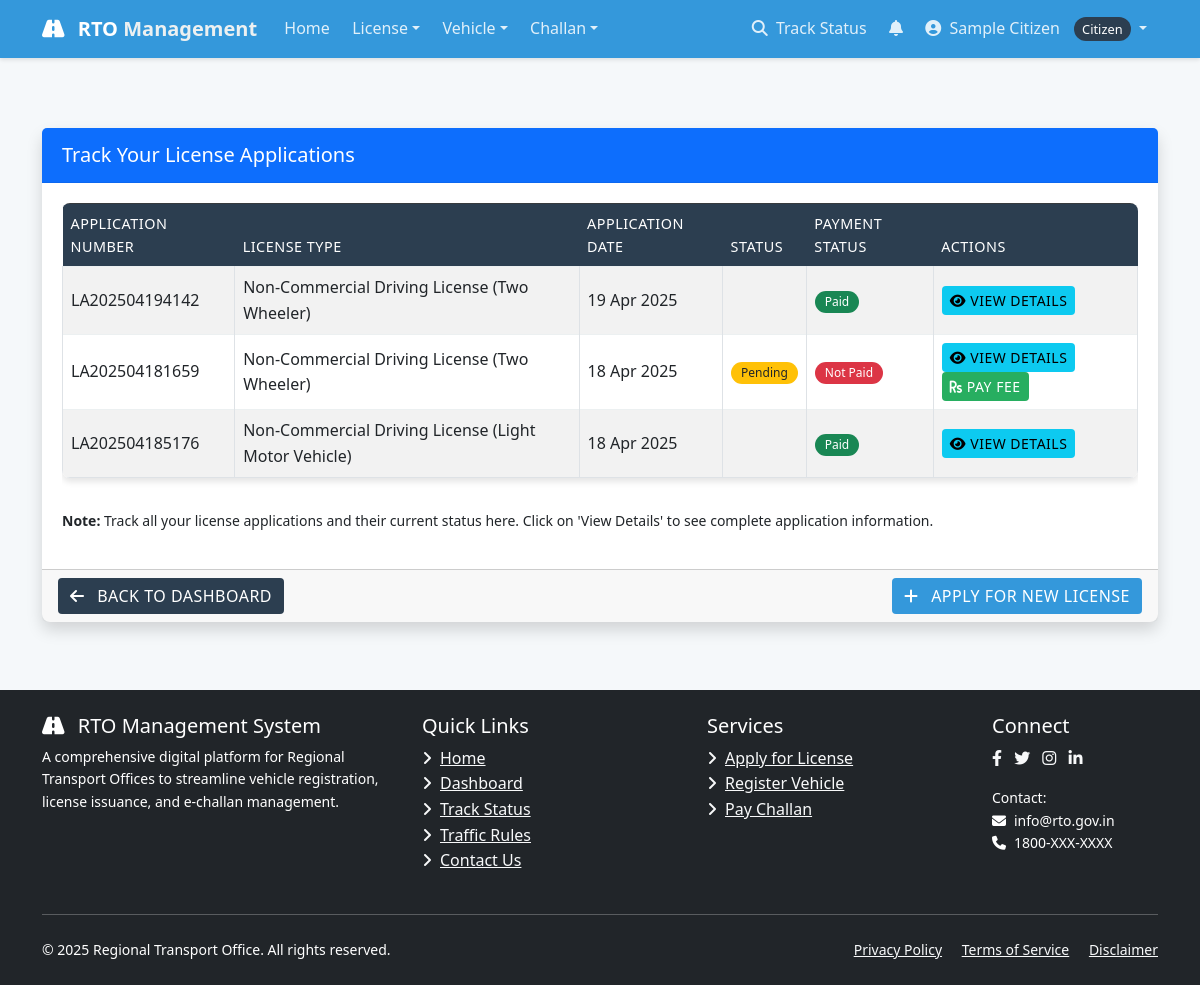
The page /dashboard/status/license/ (signed in) on the database its author committed.
### accounts/models.py (models this page shows, shortened)
class User(AbstractUser):
    USER_TYPE_CHOICES = (
        ('CITIZEN', 'Citizen'),
        ('OFFICER', 'RTO Officer'),
        ('ADMIN', 'Administrator'),
    )
    username = None
    email = models.EmailField(_('email address'), unique=True)
    phone_number = models.CharField(max_length=15, blank=True, null=True)
    aadhaar_number = models.CharField(max_length=16, blank=True, null=True)
    address = models.TextField(blank=True, null=True)
    user_type = models.CharField(max_length=10, choices=USER_TYPE_CHOICES, default='CITIZEN')
    profile_picture = models.ImageField(upload_to='profile_pics/', blank=True, null=True)
    USERNAME_FIELD = 'email'
    REQUIRED_FIELDS = []
    objects = UserManager()
    def get_full_name(self):
        return f"{self.first_name} {self.last_name}" if self.first_name or self.last_name else self.email

### license/models.py (models this page shows, shortened)
class LicenseApplication(models.Model):
    STATUS_CHOICES = (
        ('PENDING', 'Pending'),
        ('DOCUMENT_VERIFICATION', 'Document Verification'),
        ('SCHEDULED_FOR_TEST', 'Scheduled for Test'),
        ('TEST_PASSED', 'Test Passed'),
        ('TEST_FAILED', 'Test Failed'),
        ('APPROVED', 'Approved'),
        ('REJECTED', 'Rejected'),
        ('ISSUED', 'Issued'),
    )
    APPLICATION_TYPE_CHOICES = (
        ('NEW', 'New License'),
        ('RENEWAL', 'License Renewal'),
        ('DUPLICATE', 'Duplicate License'),
    )
    applicant = models.ForeignKey(User, on_delete=models.CASCADE, related_name='license_applications')
    license_type = models.ForeignKey(LicenseType, on_delete=models.CASCADE)
    application_type = models.CharField(max_length=20, choices=APPLICATION_TYPE_CHOICES, default='NEW')
    application_number = models.CharField(max_length=20, unique=True)
    application_date = models.DateField(auto_now_add=True)
    status = models.CharField(max_length=30, choices=STATUS_CHOICES, default='PENDING')
    photo = models.ImageField(upload_to='license_photos/')
    signature = models.ImageField(upload_to='license_signatures/')
    id_proof = models.FileField(upload_to='license_id_proofs/')
    address_proof = models.FileField(upload_to='license_address_proofs/')
    test_date = models.DateTimeField(null=True, blank=True)
    test_result = models.BooleanField(null=True, blank=True)
    rejection_reason = models.TextField(blank=True, null=True)
    payment_status = models.BooleanField(default=False)
    payment_date = models.DateTimeField(null=True, blank=True)
    payment_transaction_id = models.CharField(max_length=100, blank=True, null=True)
    reviewed_by = models.ForeignKey(User, on_delete=models.SET_NULL, null=True, blank=True,
                                   related_name='reviewed_license_applications')
    issued_date = models.DateField(null=True, blank=True)
    valid_until = models.DateField(null=True, blank=True)
    created_at = models.DateTimeField(auto_now_add=True)
    updated_at = models.DateTimeField(auto_now=True)

class LicenseType(models.Model):
    name = models.CharField(max_length=100)
    code = models.CharField(max_length=10, unique=True)
    description = models.TextField()
    age_requirement = models.PositiveIntegerField(default=18)
    validity_years = models.PositiveIntegerField(default=10)
    fee = models.DecimalField(max_digits=10, decimal_places=2)

### dashboard/views.py (the view)
# urls.py: path('status/license/', views.track_license_status, name='track_license_status'),
@login_required
def track_license_status(request):
    if request.user.user_type != 'CITIZEN':
        return redirect('dashboard')
    applications = LicenseApplication.objects.filter(applicant=request.user).order_by('-application_date')
    context = {
        'applications': applications,
        'current_date': timezone.now(),
    }
    return render(request, 'dashboard/track_license_status.html', context)

### templates/dashboard/track_license_status.html (shortened to what this page needs)
{% extends 'base.html' %}
{% block content %}
<div class="container mt-4">
    <div class="card shadow">
        <div class="card-header bg-primary text-white">
            <h5 class="mb-0">Track Your License Applications</h5>
        </div>
        <div class="card-body">
            {% if applications %}
                <div class="table-responsive">
                    <table class="table table-striped table-bordered">
                        <thead class="table-dark">
                            <tr>
                                <th>Application Number</th>
                                <th>License Type</th>
                                <th>Application Date</th>
                                <th>Status</th>
                                <th>Payment Status</th>
                                <th>Actions</th>
                            </tr>
                        </thead>
                        <tbody>
                            {% for application in applications %}
                                <tr>
                                    <td>{{ application.application_number }}</td>
                                    <td>{{ application.license_type.name }}</td>
                                    <td>{{ application.application_date|date:"d M Y" }}</td>
                                    <td>
                                        {% if application.status == 'PENDING' %}
                                            <span class="badge bg-warning text-dark">Pending</span>
                                        {% elif application.status == 'DOCUMENT_VERIFICATION' %}
                                            <span class="badge bg-info">Document Verification</span>
                                        {% elif application.status == 'TEST_SCHEDULED' %}
                                            <span class="badge bg-primary">Test Scheduled</span>
                                        {% elif application.status == 'TEST_PASSED' %}
                                            <span class="badge bg-success">Test Passed</span>
                                        {% elif application.status == 'TEST_FAILED' %}
                                            <span class="badge bg-danger">Test Failed</span>
                                        {% elif application.status == 'APPROVED' %}
                                            <span class="badge bg-success">Approved</span>
                                        {% elif application.status == 'REJECTED' %}
                                            <span class="badge bg-danger">Rejected</span>
                                        {% elif application.status == 'ISSUED' %}
                                            <span class="badge bg-success">License Issued</span>
                                        {% endif %}
                                    </td>
                                    <td>
                                        {% if application.payment_status %}
                                            <span class="badge bg-success">Paid</span>
                                        {% else %}
                                            <span class="badge bg-danger">Not Paid</span>
                                        {% endif %}
                                    </td>
                                    <td>
                                        <a href="{% url 'license_application_detail' application.application_number %}" class="btn btn-sm btn-info">
                                            <i class="fas fa-eye"></i> View Details
                                        </a>
                                        {% if not application.payment_status %}
                                            <a href="{% url 'license_payment' application.application_number %}" class="btn btn-sm btn-success">
                                                <i class="fas fa-rupee-sign"></i> Pay Fee
                                            </a>
                                        {% endif %}
                                    </td>
                                </tr>
                            {% endfor %}
                        </tbody>
                    </table>
                </div>
                <div class="mt-3 small">
                    <p><strong>Note:</strong> Track all your license applications and their current status here. Click on 'View Details' to see complete application information.</p>
                </div>
            {% endif %}
        </div>
        <div class="card-footer">
            <a href="{% url 'citizen_dashboard' %}" class="btn btn-secondary">
                <i class="fas fa-arrow-left me-2"></i> Back to Dashboard
            </a>
            <a href="{% url 'apply_for_license' %}" class="btn btn-primary float-end">
                <i class="fas fa-plus me-2"></i> Apply for New License
            </a>
        </div>
    </div>
</div>
{% endblock %}

### templates/base.html (shortened to what this page needs)
<!DOCTYPE html>
<html lang="en">
<head>
    <link href="https://cdn.jsdelivr.net/npm/bootstrap@5.3.0/dist/css/bootstrap.min.css" rel="stylesheet">
    <link href="https://cdnjs.cloudflare.com/ajax/libs/font-awesome/6.4.0/css/all.min.css" rel="stylesheet">
    <link rel="stylesheet" href="/static/css/style.css">
</head>
<body>
    <nav class="navbar navbar-expand-lg navbar-dark fixed-top">
        <div class="container">
            <a class="navbar-brand" href="/">
                <i class="fas fa-road me-2"></i> RTO <span>Management</span>
            </a>
            <div class="collapse navbar-collapse" id="navbarContent">
                <ul class="navbar-nav me-auto mb-2 mb-lg-0">
                    <li class="nav-item">
                        <a class="nav-link {% if request.path == '/' %}active{% endif %}" href="/">Home</a>
                    </li>
                    {% if user.is_authenticated %}
                        {% if user.user_type == 'CITIZEN' %}
                            <li class="nav-item dropdown">
                                <a class="nav-link dropdown-toggle" href="#" id="licenseDropdown" role="button" data-bs-toggle="dropdown" aria-expanded="false">License</a>
                            </li>
                            <li class="nav-item dropdown">
                                <a class="nav-link dropdown-toggle" href="#" id="vehicleDropdown" role="button" data-bs-toggle="dropdown" aria-expanded="false">Vehicle</a>
                            </li>
                            <li class="nav-item dropdown">
                                <a class="nav-link dropdown-toggle" href="#" id="challanDropdown" role="button" data-bs-toggle="dropdown" aria-expanded="false">Challan</a>
                            </li>
                        {% endif %}
                    {% endif %}
                </ul>
                <ul class="navbar-nav">
                    <li class="nav-item">
                        <a class="nav-link" href="/dashboard/status/license/" id="navStatusLink">
                            <i class="fas fa-search me-1"></i> Track Status
                        </a>
                    </li>
                    {% if user.is_authenticated %}
                        <li class="nav-item">
                            <a class="nav-link position-relative" href="#" id="notificationToggle" data-bs-toggle="dropdown" aria-expanded="false">
                                <i class="fas fa-bell"></i>
                            </a>
                        </li>
                        <li class="nav-item dropdown">
                            <a class="nav-link dropdown-toggle" href="#" id="userDropdown" role="button" data-bs-toggle="dropdown" aria-expanded="false">
                                <i class="fas fa-user-circle me-1"></i>
                                {{ user.get_full_name|default:user.email }}
                                <span class="user-badge">{{ user.get_user_type_display }}</span>
                            </a>
                        </li>
                    {% endif %}
                </ul>
            </div>
        </div>
    </nav>
    <main role="main" class="container-fluid py-5">
        {% block content %}{% endblock %}
    </main>
    <footer class="py-4 bg-dark text-white">
        <div class="container">
            <div class="row">
                <div class="col-md-4 mb-4 mb-md-0">
                    <h5><i class="fas fa-road me-2"></i> RTO Management System</h5>
                    <p class="small">A comprehensive digital platform for Regional Transport Offices to streamline vehicle registration, license issuance, and e-challan management.</p>
                </div>
                <div class="col-md-3 mb-4 mb-md-0">
                    <h5>Quick Links</h5>
                    <ul class="list-unstyled">
                        <li><a href="/" class="text-light"><i class="fas fa-angle-right me-2"></i>Home</a></li>
                        <li><a href="{% url 'dashboard' %}" class="text-light"><i class="fas fa-angle-right me-2"></i>Dashboard</a></li>
                        <li><a href="/dashboard/status/license/" class="text-light"><i class="fas fa-angle-right me-2"></i>Track Status</a></li>
                        <li><a href="#" class="text-light"><i class="fas fa-angle-right me-2"></i>Traffic Rules</a></li>
                        <li><a href="#" class="text-light"><i class="fas fa-angle-right me-2"></i>Contact Us</a></li>
                    </ul>
                </div>
                <div class="col-md-3 mb-4 mb-md-0">
                    <h5>Services</h5>
                    <ul class="list-unstyled">
                        <li><a href="{% url 'apply_for_license' %}" class="text-light"><i class="fas fa-angle-right me-2"></i>Apply for License</a></li>
                        <li><a href="{% url 'apply_for_registration' %}" class="text-light"><i class="fas fa-angle-right me-2"></i>Register Vehicle</a></li>
                        <li><a href="{% url 'search_challan' %}" class="text-light"><i class="fas fa-angle-right me-2"></i>Pay Challan</a></li>
                    </ul>
                </div>
                <div class="col-md-2">
                    <h5>Connect</h5>
                    <div class="social-icons">
                        <a href="#" class="text-light me-2"><i class="fab fa-facebook-f"></i></a>
                        <a href="#" class="text-light me-2"><i class="fab fa-twitter"></i></a>
                        <a href="#" class="text-light me-2"><i class="fab fa-instagram"></i></a>
                        <a href="#" class="text-light me-2"><i class="fab fa-linkedin-in"></i></a>
                    </div>
                    <div class="mt-3">
                        <p class="small mb-0">Contact:</p>
                        <p class="small mb-0"><i class="fas fa-envelope me-2"></i>info@rto.gov.in</p>
                        <p class="small mb-0"><i class="fas fa-phone me-2"></i>1800-XXX-XXXX</p>
                    </div>
                </div>
            </div>
            <hr class="bg-secondary my-4">
            <div class="row">
                <div class="col-md-6">
                    <p class="small mb-0">&copy; {% now "Y" %} Regional Transport Office. All rights reserved.</p>
                </div>
                <div class="col-md-6 text-md-end">
                    <p class="small mb-0">
                        <a href="#" class="text-light me-3">Privacy Policy</a>
                        <a href="#" class="text-light me-3">Terms of Service</a>
                        <a href="#" class="text-light">Disclaimer</a>
                    </p>
                </div>
            </div>
        </div>
    </footer>
</body>
</html>

### rows shown on the page
User: get_full_name "Sample Citizen", user_type "Citizen"
LicenseApplication: application_number "LA202504194142", license_type.name "Non-Commercial Driving License (Two Wheeler)", application_date "19 Apr 2025", payment_status "Paid"
LicenseApplication: application_number "LA202504181659", license_type.name "Non-Commercial Driving License (Two Wheeler)", application_date "18 Apr 2025", status "Pending", payment_status "Not Paid"
LicenseApplication: application_number "LA202504185176", license_type.name "Non-Commercial Driving License (Light Motor Vehicle)", application_date "18 Apr 2025", payment_status "Paid"
